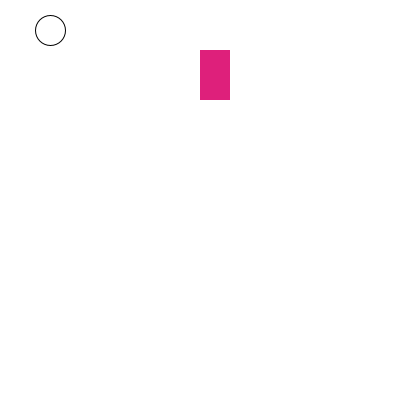
Frame 1 (no input)
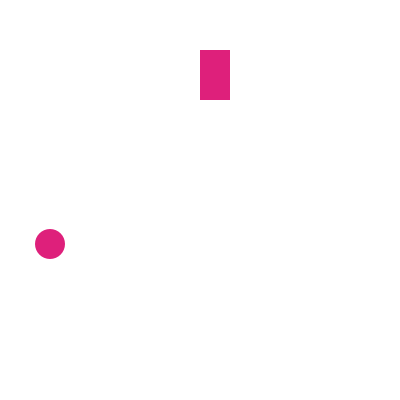
Frame 60 (the mouse pressed at the canvas centre just before this capture)
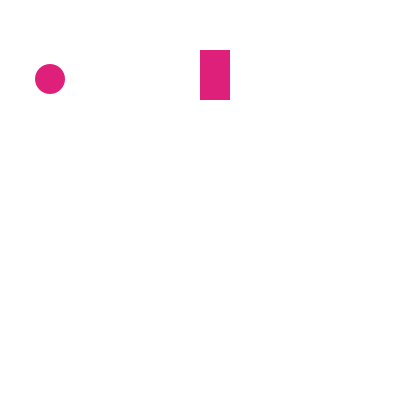
Frame 120 (the mouse held since frame 60 and released just before this capture)

The Processing sketch that drew these frames (run headless with seeded random() and noise(); from frame 60 on, the mouse is pressed at the canvas centre):

// Processing sketch: processing_57736
// ── processing_57736.pde

//Problem Set 3
//Question 1
//Karen Wan


float speed = 5;
float gravity = 0.1;
  
ball a;
button b;
void setup() {
  size(400,400);
  smooth();
  a = new ball(50,30,30,30);
  b = new button(200,50,30,50,0);
}
  
void draw() {
  background (255);
  a.display();
  b.display();
    
  if (b.on()==false) {
  a.drop();
}
}
  void mousePressed() {
    b.click();
  }
class ball {
  float x;
  float y;
  float dia;
  float c;
ball(float x,float y,float dia,color c) {
  this.x = x;
  this.y = y;
  this.dia = dia;
  this.c = c;
}
void display() {
  ellipse(x,y,dia,dia);
  fill(c);
}
  
void drop() {
    y = y + (int)speed;
    speed = speed + gravity;
  
    if (y >= height) {
      speed = -0.9 * speed;
    }
    speed = speed + gravity;
  }
}
class button {
  int btnx;
  int btny;
  int btnw;
  int btnh;
  boolean on;
  boolean pressed;
  
  button(int btnx, int btny, int btnw, int btnh, color c) {
    this.btnx = btnx;
    this.btny = btny;
    this.btnw = btnw;
    this.btnh = btnh;
  }
  
  void display() {
    noStroke();
    fill(222,32,123);
    rect(btnx, btny, btnw, btnh);
  }
  
  void click() {
    if (mouseX > b.btnx && mouseX < b.btnx+btnw && mouseY > b.btny && mouseY < b.btny+btnw) {
      on = !on;
    }
  
    if (on == true) {
      pressed = true;
    }
    else {
      pressed =false;
    }
  }
  
  boolean on() {
    if (pressed==true) {
      return true;
    }
  else {
    return false;
  }
 }
}
